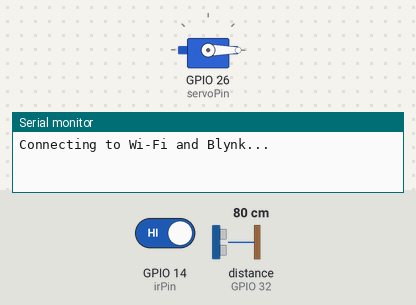
Simulated run of this sketch. Board: ESP32. Parts: servo, the last lines printed to the serial monitor. Wiring (inferred from the names in the program): ultrasonic range finder: trigger GPIO 33; echo GPIO 32. The inputs (shaded band) are chosen by the test bench; at power-on: GPIO 14 (irPin) HIGH, distance to the obstacle (sensor on GPIO 32) 80 cm. The echo pulse lasts 58.3 µs per cm; WiFi joins after 1.5 s; servers stay silent unless stated; not simulated (calls return 0 or success): secrets.h.

Above: at 3.0 s.
3.1 s: GPIO 14 (irPin) driven LOW
At 4.1 s:
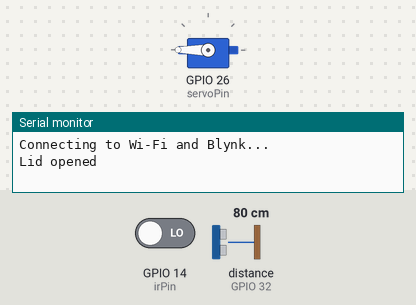
7.8 s: GPIO 14 (irPin) driven HIGH
At 10.2 s:
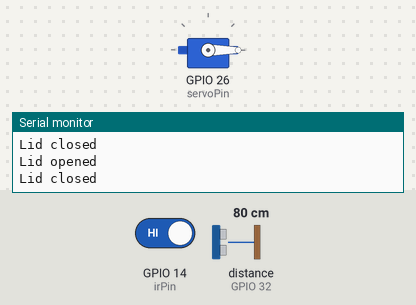
Timing chart, 0 to 11.7 s (numbered marks = the images above; inputs shaded):
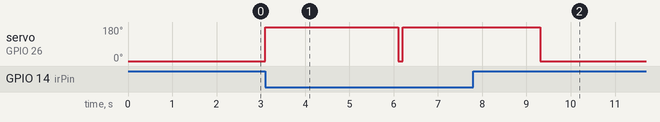

The sketch:

Smart_Dustbin.ino
```cpp
//Templates for blynk
#define BLYNK_TEMPLATE_ID "TMPL6TFIbpQoQ"
#define BLYNK_TEMPLATE_NAME "Smart Dustbin"

#define BLYNK_PRINT Serial

//Libraries
#include <WiFi.h>
#include <WiFiClient.h>
#include <BlynkSimpleEsp32.h>
#include <ESP32Servo.h>
#include "secrets.h"

//Connect to WiFi
char auth[] = BLYNK_AUTH_TOKEN;
char ssid[] = WIFI_SSID;
char pass[] = WIFI_PASS;

#define trigPin 33
#define echoPin 32
#define servoPin 26
#define irPin 14

Servo servo;
BlynkTimer timer;

long duration;
int distance;
int binLevel;
bool lidOpen = false;
unsigned long lidOpenTime = 0;
bool notificationSent = false;

// Ultrasonic sensor
void ultrasonic() {
  digitalWrite(trigPin, LOW);
  delayMicroseconds(2);
  digitalWrite(trigPin, HIGH);
  delayMicroseconds(10);
  digitalWrite(trigPin, LOW);

  duration = pulseIn(echoPin, HIGH, 30000);
  if (duration == 0) return;

  distance = duration * 0.034 / 2;
  binLevel = map(distance, 14, 0, 0, 100);
  binLevel = constrain(binLevel, 0, 100);

  Blynk.virtualWrite(V0, distance);
  Blynk.virtualWrite(V1, binLevel);

  // Notification (when bin is 90% full)
if (binLevel >= 85 && !notificationSent) {
    Blynk.logEvent("bin_full_notification", "Dustbin is going to be full. Take out the trash, please.");
    Serial.println("Notification sent: Bin is 85% full!");
    notificationSent = true;
  }

// Reset notification once bin is emptied below 85%
  if (binLevel < 85) {
    notificationSent = false;
  }
}


// IR sensor and servo
void SMESensor() {
  int ir = digitalRead(irPin);

  if (ir == LOW && !lidOpen) { // active LOW
    servo.write(180);
    Blynk.virtualWrite(V2, 180);
    lidOpen = true;
    lidOpenTime = millis();
    Serial.println("Lid opened");
  }

  // close after 3 seconds
  if (lidOpen && millis() - lidOpenTime >= 3000) {
    servo.write(0);
    Blynk.virtualWrite(V2, 0);
    lidOpen = false;
    Serial.println("Lid closed");
  }
}

// Setup
void setup() {
  Serial.begin(115200);

  servo.attach(servoPin);
  servo.write(0);

  pinMode(irPin, INPUT);
  pinMode(trigPin, OUTPUT);
  pinMode(echoPin, INPUT);

  Serial.println("Connecting to Wi-Fi and Blynk...");
  Blynk.begin(auth, ssid, pass, "blynk.cloud", 80);

  timer.setInterval(500L, ultrasonic);
  timer.setInterval(100L, SMESensor);
}

void loop() {
  Blynk.run();
  timer.run();
}
```

Measured:
- after the input at 3.1 s, servo on GPIO 26 (servoPin): 0° → 180° at once, → 0° 3.0 s later, → 180° 0.10 s later
- after the input at 7.8 s, servo on GPIO 26 (servoPin): goes on until 9.3 s, then stays 0°
